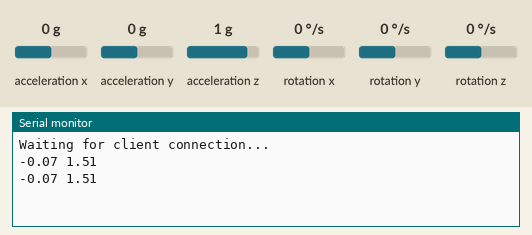
Simulated run of this sketch. Board: ESP32. Shown: the last lines printed to the serial monitor. Inputs (shaded band) come from the test bench; at power-on: acceleration x 0 g, rotation y 0 °/s, acceleration y 0 g, acceleration z 1 g, rotation x 0 °/s, rotation z 0 °/s. Nothing arrives over Bluetooth unless stated; a phone connects over Bluetooth LE 3 s after start.

Above: at 1.2 s.
1.3 s: acceleration x set to -1.4 g
At 2.6 s:
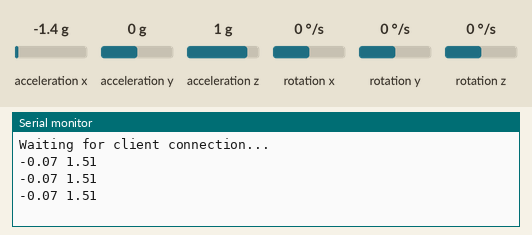
2.8 s: rotation y set to -192 °/s
At 3.8 s:
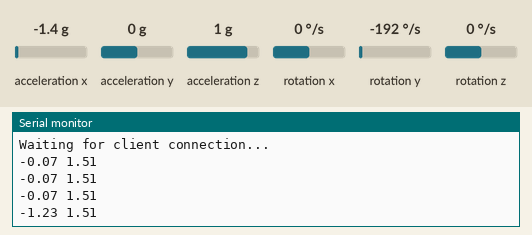
4.3 s: acceleration x set to -0.8 g
At 5.6 s:
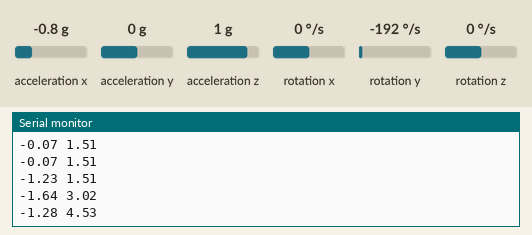
Timing chart, 0 to 7.3 s (numbered marks = the images above; inputs shaded):
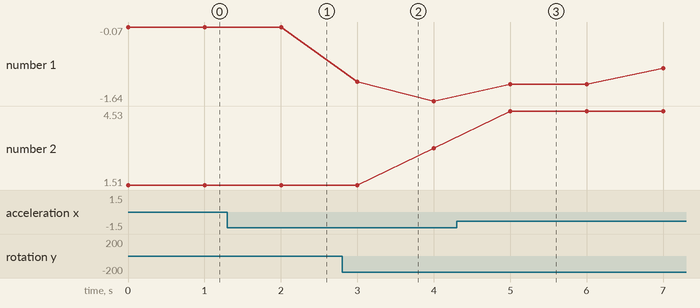

The sketch:

WINDBLADESPEED_APP.ino
```cpp
//------------------------------------
// Wind Speed Estimation Application
//
// This application estimates wind speed using an ESP32 and a 9-axis sensor
// (accelerometer, magnetometer, and gyroscope). The device must be attached
// to a rotational object (e.g., windmill blades) to gather 9-axis data,
// which, after a prior calibration, is used to calculate wind speed.
// Once the wind speed is estimated, it is sent via a BLE notification.
//
// Author: Joaquín Sopena (joasop@gmail.com)
//------------------------------------

#include <MPU9250_asukiaaa.h>
#include <Adafruit_BMP280.h>
#include <string.h>
#include <BLEDevice.h>
#include <BLEUtils.h>
#include <BLEServer.h>
#include <BLE2902.h>
#include <stdio.h>
#include <stdlib.h>
#include <string.h>

// Global Variables
// Sensor data structure to store accelerometer and gyroscope values
struct ThreeAxisSensorData {
    float aX, gY;
};

QueueHandle_t sensorQueue;

// BLE-related variables
bool deviceConnected = false;

// BLE server and service configuration
#define BLE_SERVER_NAME "ESP32-JSA"
#define SERVICE_UUID BLEUUID((uint16_t)0x181A)   // Environmental Sensing Service
BLECharacteristic accelXCharacteristic(BLEUUID((uint16_t)0x2A70), BLECharacteristic::PROPERTY_NOTIFY);
BLEDescriptor accelXDescriptor(BLEUUID((uint16_t)0x2902));
BLECharacteristic gyroYCharacteristic(BLEUUID((uint16_t)0x2A72), BLECharacteristic::PROPERTY_NOTIFY);
BLEDescriptor gyroYDescriptor(BLEUUID((uint16_t)0x2902));

// BLE server callbacks to manage device connections
class MyServerCallbacks: public BLEServerCallbacks {
    void onConnect(BLEServer* pServer) {
        deviceConnected = true;
    }
    void onDisconnect(BLEServer* pServer) {
        deviceConnected = false;
    }
};

// Sensor data transmission variables
char accelBuffer[10], speedBufferAX[18], speedBufferGY[18];
uint16_t gyroY = 0, accelX = 0;

// Task to capture accelerometer and gyroscope data
void captureSensorData(void *pvParameters) {
    struct ThreeAxisSensorData sensorData;
    const TickType_t delay = pdMS_TO_TICKS(250);  // 250ms delay
    uint8_t sampleCount = 0;

    // Initialize sensors
    Adafruit_BMP280 pressureSensor;
    MPU9250_asukiaaa imuSensor;  // 9-axis sensor: accelerometer, gyroscope, magnetometer

    Wire.begin(21, 22);
    imuSensor.setWire(&Wire);
    pressureSensor.begin();
    imuSensor.beginAccel();
    imuSensor.beginGyro();

    // Main loop: collect sensor data
    while (1) {
        if (sampleCount < 4) {
            imuSensor.accelUpdate();
            imuSensor.gyroUpdate();
            sensorData.aX += imuSensor.accelX();
            sensorData.gY += imuSensor.gyroY();
            sampleCount++;
        } else {
            // Average and send data after collecting 4 samples
            sensorData.aX /= 4;
            sensorData.gY /= 4;
            xQueueSendToBack(sensorQueue, (void *)&sensorData, 0);
            memset(&sensorData, 0, sizeof(sensorData));  // Reset sensor data
            sampleCount = 0;
        }
        vTaskDelay(delay);
    }
}

// Task to send sensor data over BLE
void sendSensorDataBLE(void *pvParameters) {
    struct ThreeAxisSensorData receivedData;
    BaseType_t queueStatus;
    const TickType_t delay = pdMS_TO_TICKS(1000);  // 1-second delay

    float accelReading, gyroReading;
    float windSpeedAX = 0, windSpeedGY = 0;

    // Initialize BLE
    BLEDevice::init(BLE_SERVER_NAME);
    BLEServer *pServer = BLEDevice::createServer();
    pServer->setCallbacks(new MyServerCallbacks());

    // Create BLE service and characteristics
    BLEService *sensorService = pServer->createService(SERVICE_UUID);
    sensorService->addCharacteristic(&accelXCharacteristic);
    accelXCharacteristic.addDescriptor(&accelXDescriptor);
    sensorService->addCharacteristic(&gyroYCharacteristic);
    gyroYCharacteristic.addDescriptor(&gyroYDescriptor);

    // Start the BLE service
    sensorService->start();

    // Start BLE advertising
    BLEAdvertising *pAdvertising = BLEDevice::getAdvertising();
    pAdvertising->addServiceUUID(SERVICE_UUID);
    pServer->getAdvertising()->start();
    Serial.println("Waiting for client connection...");

    // Main loop: process and send sensor data over BLE
    while (1) {
        if (uxQueueSpacesAvailable != 0) {
            while ((xQueueReceive(sensorQueue, (void *)&receivedData, 0) == pdPASS)) {
                // Process data from queue
            }
        }

        // Calculate wind speed based on accelerometer and gyroscope readings
        gyroReading = (receivedData.gY + 2000);
        accelReading = (receivedData.aX + 16);
        windSpeedAX = -0.0623 * accelReading * accelReading + 3.0295 * accelReading - 32.592;
        windSpeedGY = -0.0157 * gyroReading + 32.914;

        // Debugging output
        Serial.print(windSpeedAX);
        Serial.print(" ");
        Serial.println(windSpeedGY);

        // Prepare data for BLE transmission
        snprintf(speedBufferAX, sizeof(speedBufferAX), "%.3f", windSpeedAX);
        snprintf(speedBufferGY, sizeof(speedBufferGY), "%.3f", windSpeedGY);

        // Send data via BLE if connected
        if (deviceConnected) {
            accelXCharacteristic.setValue(speedBufferAX);
            accelXCharacteristic.notify();
            gyroYCharacteristic.setValue(speedBufferGY);
            gyroYCharacteristic.notify();
        }

        vTaskDelay(delay);
    }
}

void setup() {
    Serial.begin(9600);

    // Create queue for sensor data
    sensorQueue = xQueueCreate(1, sizeof(struct ThreeAxisSensorData));
    if (sensorQueue != NULL) {
        // Create tasks if the queue is successfully created
        xTaskCreate(captureSensorData, "CaptureSensorData", 2000, NULL, 1, NULL);
        xTaskCreate(sendSensorDataBLE, "SendSensorDataBLE", 3000, NULL, 1, NULL);
    }
}

void loop() {
    // Main loop left intentionally empty
}
```

Measured:
- after the input at 4.3 s, the serial monitor: prints a new line after 0.70 s (image 3)
- plotted number 1: -1.64 → -0.94 after the input at 4.3 s
- plotted number 2: 1.51 → 3.02 after the input at 2.8 s
